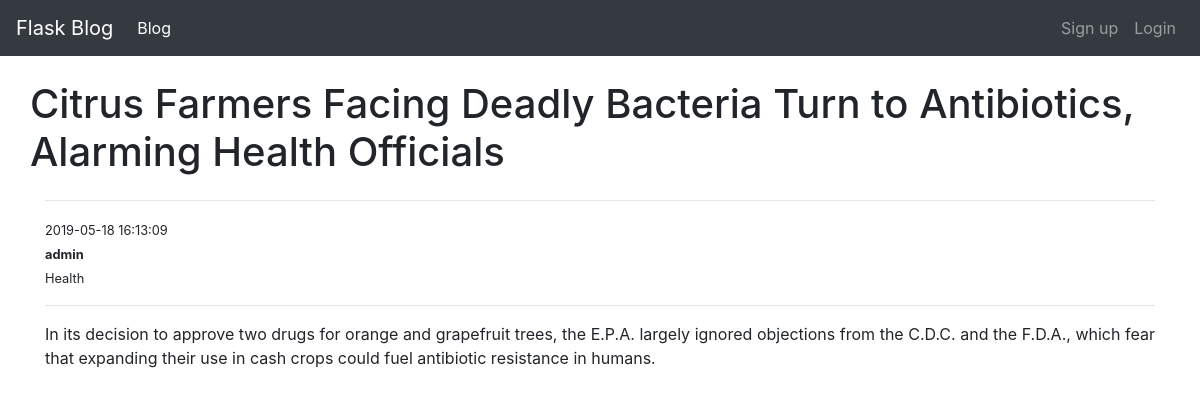
The page /read_post?postid=2 on the database its author committed.
### tables this page shows
CREATE TABLE post (
    postid INTEGER PRIMARY KEY AUTOINCREMENT,
    title TEXT,
    content TEXT,
    date_posted TEXT,
    auth_id TEXT,
    auth_name TEXT,
    cat TEXT,
    stat_post TEXT DEFAULT 'p'
);

### blog.py (the view)
@app.route('/read_post', methods=['GET'])
def read_post():
    postid = request.args.get('postid')
    cur = get_db().execute("SELECT * FROM post WHERE postid='%s'" % postid)
    rows = cur.fetchall()
    return render_template('read_post.html', rows=rows)

### blog.py (called while the page is built)
def get_db():
    db = getattr(g, '_database', None)
    if db is None:
        db = g._database = sql.connect(DATABASE)
    return db

### templates/read_post.html
{% extends 'layout.html' %}
{% block content %}
<div class="container">
    <div class="well">
        <div class="row">
             <div class="col-md-12">
                 {% for row in rows %}
                    <div class="row hidden-md hidden-lg"><h1 class="text-left" >{{ row[1] }}</h1></div>
                     <div class="">
                         <hr>
                         <small>{{ row[3] }}</small><br>
                         <small><strong>{{ row[5] }}</strong></small><br>
                         <small>{{ row[6] }}</small>
                         <hr>
                         <p class="text-justify">{{ row[2] }}</p>
                     </div>
                 {% endfor %}
             </div>
        </div>
    </div>
</div>
{% endblock %}

### static/css/layout.css (style rules this page uses)
html { position: relative; min-height: 100%; }
body { padding-top: 80px; }

### rows shown on the page
post: title "Citrus Farmers Facing Deadly Bacteria Turn to Antibiotics, Alarming Health Officials", date_posted "2019-05-18 16:13:09", auth_name "admin", cat "Health", content "In its decision to approve two drugs for orange and grapefruit trees, the E.P.A. largely ignored objections from the C.D.C. and the F.D.A., which fear that expanding their use in cash crops could fuel antibiotic resistance in humans."
